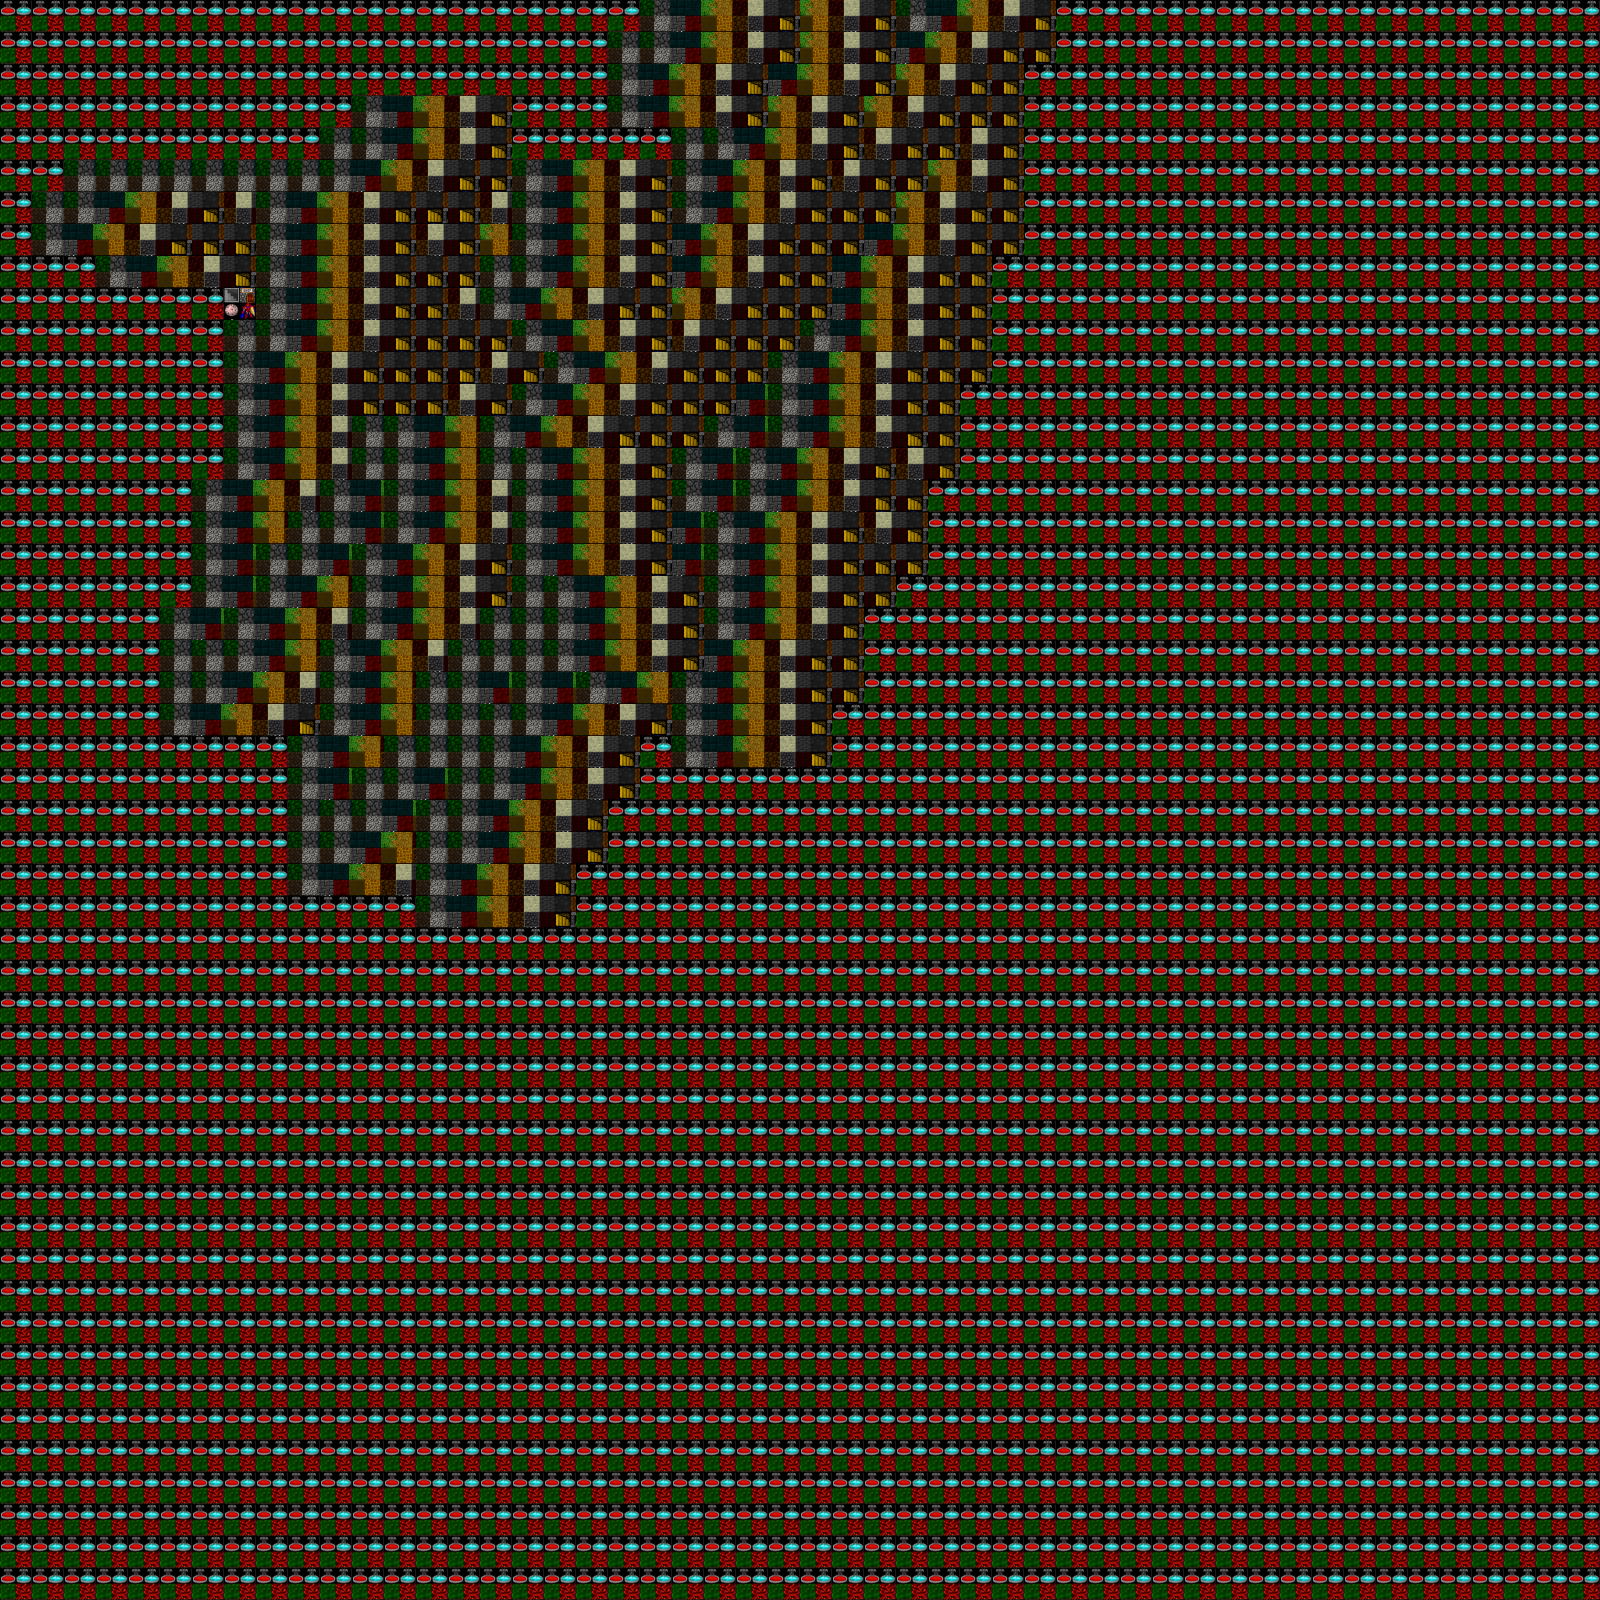

Below is a game level as drawn by its tile map, then a one-line description and the .tmx that defines it (tile-layer data replaced by summaries):
An orthogonal 50x50 tile map with 32x32 px tiles, 1 tile layer (Tile Layer 1).

<map version="1.0" orientation="orthogonal" width="50" height="50" tilewidth="32" tileheight="32">
 <tileset firstgid="1" name="tiles_tiny_sample" tilewidth="32" tileheight="32">
  <image source="image/tiles_tiny_sample.png" width="250" height="94" />
 </tileset>
 <layer name="Tile Layer 1" width="50" height="50">
  <data>[2500 cells, 2500 non-empty, 7 distinct tile ids]</data>
 </layer>
</map>